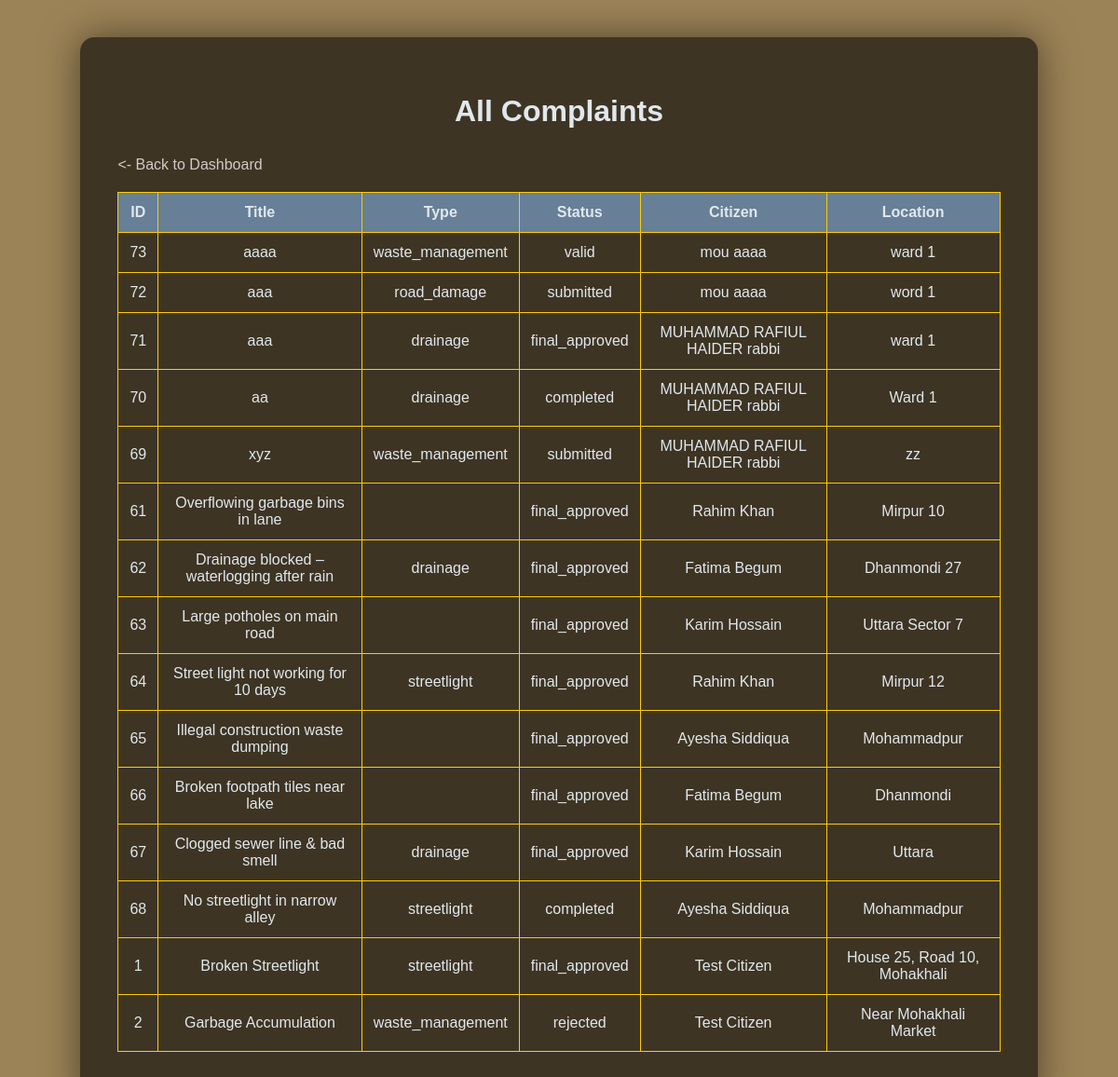
The app's page /Mayor/MVC/php/view_all_complaints_controller.php (signed in) with its own data.
### tables this page shows
CREATE TABLE `complaints` (
  `id` int(11) NOT NULL,
  `citizen_id` int(11) NOT NULL,
  `title` varchar(200) NOT NULL,
  `description` text NOT NULL,
  `type` enum('waste_management','drainage','road_damage','streetlight','other') NOT NULL,
  `location` text NOT NULL,
  `image_path` varchar(255) DEFAULT NULL,
  `status` enum('submitted','invalid','valid','forwarded','returned','approved','in_progress','completed','final_approved','rejected') DEFAULT 'submitted',
  `counselor_id` int(11) DEFAULT NULL,
  `counselor_comment` text DEFAULT NULL,
  `secretary_id` int(11) DEFAULT NULL,
  `worker_id` int(11) DEFAULT NULL,
  `mayor_id` int(11) DEFAULT NULL,
  `reward_message` text DEFAULT NULL,
  `submitted_at` timestamp NOT NULL DEFAULT current_timestamp(),
  `updated_at` timestamp NOT NULL DEFAULT current_timestamp() ON UPDATE current_timestamp(),
  `reward_sent_at` datetime DEFAULT NULL,
  `reward_sent_by` int(11) DEFAULT NULL
);

CREATE TABLE `users` (
  `id` int(11) NOT NULL,
  `username` varchar(50) NOT NULL,
  `password` varchar(255) NOT NULL,
  `name` varchar(100) NOT NULL,
  `id_number` varchar(20) NOT NULL,
  `phone` varchar(20) NOT NULL,
  `location` varchar(150) NOT NULL,
  `area` varchar(100) DEFAULT NULL,
  `role` enum('citizen','counselor','secretary','mayor') NOT NULL,
  `created_at` timestamp NOT NULL DEFAULT current_timestamp()
);

### Mayor/MVC/php/view_all_complaints_controller.php (called while the page is built, shortened)
<?php
include'../../../db.php';
$sql="SELECT c.id,c.title,c.type,c.status,c.location,u.name AS citizen_name
      FROM complaints c
      LEFT JOIN users u ON c.citizen_id=u.id
      ORDER BY c.submitted_at DESC";
$result =mysqli_query($conn,$sql);
$complaints=[];
while($row=mysqli_fetch_array($result)){
    $complaints[]=$row;
}
include '../html/view_all_complaints.php';
?>

### Mayor/MVC/html/view_all_complaints.php (the view, shortened to what this page needs)
<!DOCTYPE html>
<html lang="en">
<head>
    <link rel="stylesheet" href="../css/mayor-style.css">
</head>
<body>
    <div class="container">
        <h1>All Complaints</h1>
        <a href="/Smart-City-Hub_webtech/Mayor/MVC/html/mayor_dashboard.php" class="back-btn"><- Back to Dashboard</a>
        <?php if(empty($complaints)):?>
            <p>No complaint found.</p>
        <?php else:?>
        <table>
            <thead>
                <tr>
                <th>ID</th>
                <th>Title</th>
                <th>Type</th>
                <th>Status</th>
                <th>Citizen</th>
                <th>Location</th>
                </tr>
            </thead>
            <tbody>
                <?php foreach($complaints as $c): ?>
                    <tr>
                        <td><?= $c['id']; ?></td>
                        <td><?php echo htmlspecialchars($c['title']);  ?> </td>
                        <td><?php echo htmlspecialchars($c['type']);  ?> </td>
                        <td><?php echo htmlspecialchars($c['status']);  ?> </td>
                        <td><?php echo htmlspecialchars($c['citizen_name']);  ?> </td>
                        <td><?php echo htmlspecialchars($c['location']);  ?> </td>
                    </tr>
                <?php endforeach; ?>
            </tbody>
        </table>
        <?php endif; ?>
    </div>
</body>
</html>

### Mayor/MVC/css/mayor-style.css (style rules this page uses)
body { font-family: 'Franklin Gothic Medium', 'Arial Narrow', Arial, sans-serif; background: rgb(156, 131, 87); color: rgb(224, 232, 238); padding: 0; min-height: 100px; }
.container { background: rgba(0,0, 0, 0.6); padding: 40px; border-radius: 15px; width: 80%; max-width: 1000px; margin: 40px auto; box-shadow: 0 0 40px rgba(0,0, 0, 0.5); }
h1 { text-align: center; margin-bottom: 30px; }
.back-btn { display: block; color: rgb(214, 200, 200); margin: 20px 0; text-decoration: none; }
table { width: 100%; border-collapse: collapse; margin: 20px 0; }
th,td { border: 1px solid #ffcc00; padding: 12px; text-align: center; }
th { background:#677f97 ; }

### records on screen
complaints: id "73", title "aaaa", type "waste_management", status "valid", citizen.name "mou aaaa", location "ward 1"
complaints: id "72", title "aaa", type "road_damage", status "submitted", citizen.name "mou aaaa", location "word 1"
complaints: id "71", title "aaa", type "drainage", status "final_approved", citizen.name "MUHAMMAD RAFIUL HAIDER rabbi", location "ward 1"
complaints: id "70", title "aa", type "drainage", status "completed", citizen.name "MUHAMMAD RAFIUL HAIDER rabbi", location "Ward 1"
complaints: id "69", title "xyz", type "waste_management", status "submitted", citizen.name "MUHAMMAD RAFIUL HAIDER rabbi", location "zz"
complaints: id "61", title "Overflowing garbage bins in lane", status "final_approved", citizen.name "Rahim Khan", location "Mirpur 10"
complaints: id "62", title "Drainage blocked – waterlogging after rain", type "drainage", status "final_approved", citizen.name "Fatima Begum", location "Dhanmondi 27"
complaints: id "63", title "Large potholes on main road", status "final_approved", citizen.name "Karim Hossain", location "Uttara Sector 7"
complaints: id "64", title "Street light not working for 10 days", type "streetlight", status "final_approved", citizen.name "Rahim Khan", location "Mirpur 12"
complaints: id "65", title "Illegal construction waste dumping", status "final_approved", citizen.name "Ayesha Siddiqua", location "Mohammadpur"
complaints: id "66", title "Broken footpath tiles near lake", status "final_approved", citizen.name "Fatima Begum", location "Dhanmondi"
complaints: id "67", title "Clogged sewer line & bad smell", type "drainage", status "final_approved", citizen.name "Karim Hossain", location "Uttara"
complaints: id "68", title "No streetlight in narrow alley", type "streetlight", status "completed", citizen.name "Ayesha Siddiqua", location "Mohammadpur"
complaints: id "1", title "Broken Streetlight", type "streetlight", status "final_approved", citizen.name "Test Citizen", location "House 25, Road 10, Mohakhali"
complaints: id "2", title "Garbage Accumulation", type "waste_management", status "rejected", citizen.name "Test Citizen", location "Near Mohakhali Market"
